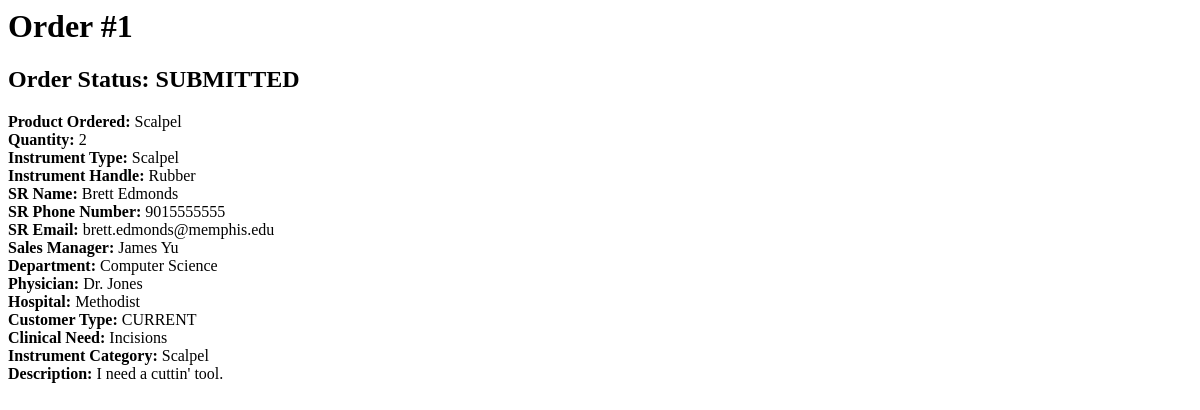
The app's page /orders/1, older data.
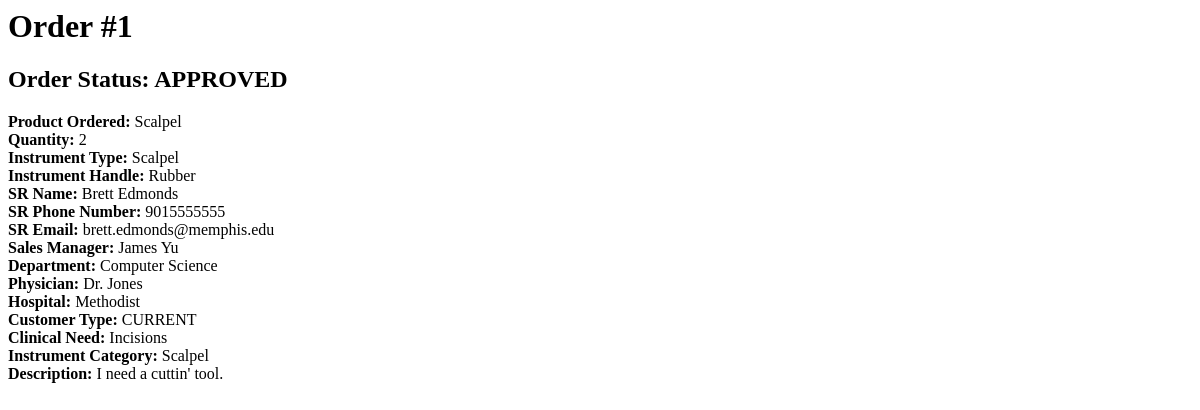
The same page, newer data.
### orders/models.py (models this page shows, shortened)
class Order(models.Model):
    product = models.ForeignKey(
        product_models.Product,
        on_delete=models.SET_NULL,
        null=True
    )
    SR_first_name = models.CharField(max_length=35)
    SR_last_name = models.CharField(max_length=35)
    SR_phone_number = models.PositiveIntegerField(validators=[MaxValueValidator(9999999999)])
    SM_first_name = models.CharField(max_length=35)
    SM_last_name = models.CharField(max_length=35)
    SR_email = models.EmailField(max_length=254)
    department = models.CharField(max_length=20)
    physician = models.CharField(max_length=70)
    hospital = models.CharField(max_length=70)
    cust_choices = ( #Choices for the customer type dropdown menu
        ("CURRENT", "Current"),
        ("NEW", "New"),
        ("CONVERSION", "Conversion")
    )
    customer_type = models.CharField(max_length=10, choices=cust_choices, default="CURRENT")
    clinical_need = models.CharField(max_length=200)
    instrument_category = models.CharField(max_length=70)
    description = models.TextField()
    size = models.DecimalField(max_digits=5, decimal_places=2)
    quantity = models.PositiveIntegerField()
    disclaimer = models.BooleanField()
    instrument_type= models.CharField(max_length=270)
    instrument_handle = models.CharField(max_length=270)
    status_choices = ( # Allowed status types
        ("SUBMITTED", "Submitted"),
        ("APPROVED", "Approved"),
        ("DENIED", "Denied"),
        ("IN PROGRESS", "In Progress"),
        ("SHIPPED", "Shipped"),
        ("COMPLETED", "Completed")
    )
    status = models.CharField(max_length=11, choices=status_choices, default="SUBMITTED")
    is_reordered = models.BooleanField(default=False)
    num_reorders = models.PositiveIntegerField(default=0)
    parent_reorder = models.ForeignKey('self', on_delete=models.SET_NULL, null=True, default=None)
    denial_reason = models.TextField(default = "")

### products/models.py (models this page shows)
class Product(models.Model):
	name = models.CharField(max_length = 360, default = "New Product")
	description = models.TextField()
	price = models.DecimalField(max_digits=100, decimal_places=2)
	image = models.ImageField(default="default.jpeg")
	product_id = models.IntegerField(default=0000)
	category = models.TextField(default = "")
	size = models.CharField(max_length = 120, default = "Medium")
	handle = models.CharField(max_length = 360, default = "None")
	product_type = models.CharField(max_length = 120, default = "Regular")
	num_orders = models.PositiveIntegerField(default=0)
	def __str__(self):
		return (self.name)

### orders/views.py (the view)
# urls.py: path('orders/<int:pk>', OrderDetailView.as_view(), name='order_detail'),
class OrderDetailView(DetailView):
    model = Order

### orders/templates/orders/order_detail.html
<h1>Order #{{ order.id }} </h1>
<p><h2>Order Status: {{order.status}}</h2></p>
<p>
<b>Product Ordered:</b> {{order.product}}<br>
<b>Quantity:</b> {{order.quantity}}<br>
<b>Instrument Type:</b> {{order.instrument_category}}<br>
<b>Instrument Handle:</b> {{order.instrument_handle}}<br>
<b>SR Name:</b> {{order.SR_first_name}} {{order.SR_last_name}}<br>
<b>SR Phone Number:</b> {{order.SR_phone_number}}<br>
<b>SR Email:</b> {{order.SR_email}}<br>
<b>Sales Manager:</b> {{order.SM_first_name}} {{order.SM_last_name}}<br>
<b>Department:</b> {{order.department}}<br>
<b>Physician:</b> {{order.physician}}<br>
<b>Hospital:</b> {{order.hospital}}<br>
<b>Customer Type:</b> {{order.customer_type}}<br>
<b>Clinical Need:</b> {{order.clinical_need}}<br>
<b>Instrument Category:</b> {{order.instrument_category}}<br>
<b>Description:</b> {{order.description}}<br>
</p>

Row changes from the older to the newer data that the page shows:
changed Order "Scalpel": status "SUBMITTED" → "APPROVED"
